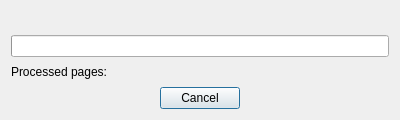
<?xml version="1.0" encoding="UTF-8"?>
<ui version="4.0">
 <class>ProgressDialog</class>
 <widget class="QDialog" name="ProgressDialog">
  <property name="geometry">
   <rect>
    <x>0</x>
    <y>0</y>
    <width>400</width>
    <height>120</height>
   </rect>
  </property>
  <property name="windowIcon">
   <iconset resource="res/appicon.qrc">
    <normaloff>:/appicon</normaloff>:/appicon</iconset>
  </property>
  <layout class="QVBoxLayout" name="verticalLayout">
   <item>
    <widget class="QLabel" name="lblMsg">
     <property name="text">
      <string/>
     </property>
    </widget>
   </item>
   <item>
    <widget class="QProgressBar" name="progressBar">
     <property name="value">
      <number>0</number>
     </property>
     <property name="textVisible">
      <bool>false</bool>
     </property>
     <property name="invertedAppearance">
      <bool>false</bool>
     </property>
     <property name="format">
      <string notr="true">%p%</string>
     </property>
    </widget>
   </item>
   <item>
    <widget class="QLabel" name="lblProgress">
     <property name="statusTip">
      <string notr="true"/>
     </property>
     <property name="text">
      <string>Processed pages:</string>
     </property>
    </widget>
   </item>
   <item>
    <widget class="QDialogButtonBox" name="buttonBox">
     <property name="orientation">
      <enum>Qt::Horizontal</enum>
     </property>
     <property name="standardButtons">
      <set>QDialogButtonBox::Cancel</set>
     </property>
     <property name="centerButtons">
      <bool>true</bool>
     </property>
    </widget>
   </item>
  </layout>
 </widget>
 <resources>
  <include location="res/appicon.qrc"/>
 </resources>
 <connections>
  <connection>
   <sender>buttonBox</sender>
   <signal>accepted()</signal>
   <receiver>ProgressDialog</receiver>
   <slot>accept()</slot>
   <hints>
    <hint type="sourcelabel">
     <x>248</x>
     <y>254</y>
    </hint>
    <hint type="destinationlabel">
     <x>157</x>
     <y>274</y>
    </hint>
   </hints>
  </connection>
  <connection>
   <sender>buttonBox</sender>
   <signal>rejected()</signal>
   <receiver>ProgressDialog</receiver>
   <slot>reject()</slot>
   <hints>
    <hint type="sourcelabel">
     <x>316</x>
     <y>260</y>
    </hint>
    <hint type="destinationlabel">
     <x>286</x>
     <y>274</y>
    </hint>
   </hints>
  </connection>
 </connections>
</ui>
